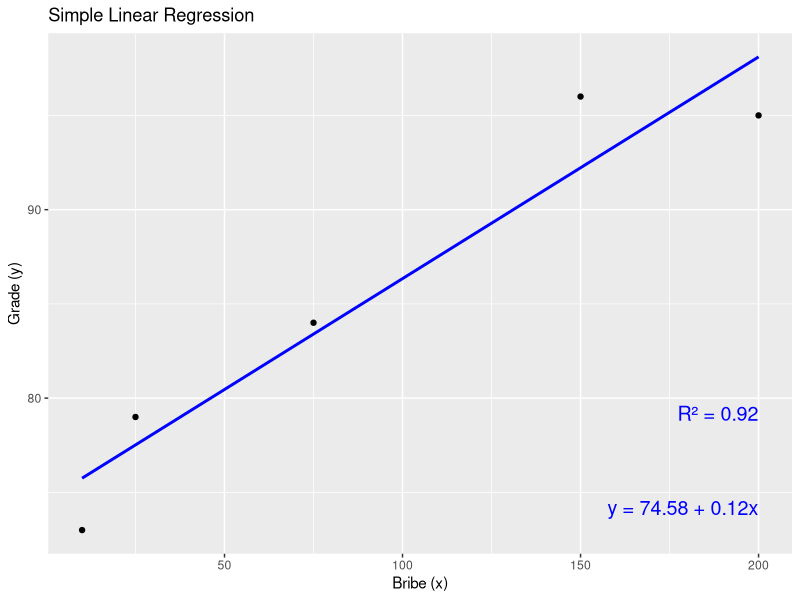

Here is the R script that generated this plot:
# Load necessary libraries
library(ggplot2)

# Define the bribe and grade data as vectors
bribe <- c(10, 25, 75, 150, 200)
grade <- c(73, 79, 84, 96, 95)

# Perform linear regression
linear_model <- lm(grade ~ bribe)

# Summary of the linear model
summary_model <- summary(linear_model)

# Extract the intercept and slope
intercept <- coef(linear_model)[1]
slope <- coef(linear_model)[2]

# Extract the R-squared value
r_squared <- summary_model$r.squared

# Create the regression formula text
regression_formula <- paste0("y = ", round(intercept, 2), " + ", round(slope, 2), "x")

# Create the R-squared text
r_squared_text <- paste0("R² = ", round(r_squared, 2))

# Create the plot
plot <- ggplot(data.frame(bribe, grade), aes(x = bribe, y = grade)) +
  geom_point() +
  geom_smooth(method = "lm", se = FALSE, col = "blue") +
  ggtitle("Simple Linear Regression") +
  xlab("Bribe (x)") +
  ylab("Grade (y)") +
  annotate("text", x = max(bribe), y = min(grade), label = regression_formula, hjust = 1, vjust = -1, size = 5, color = "blue") +
  annotate("text", x = max(bribe), y = min(grade) + 5, label = r_squared_text, hjust = 1, vjust = -1, size = 5, color = "blue")

# Print the plot
print(plot)